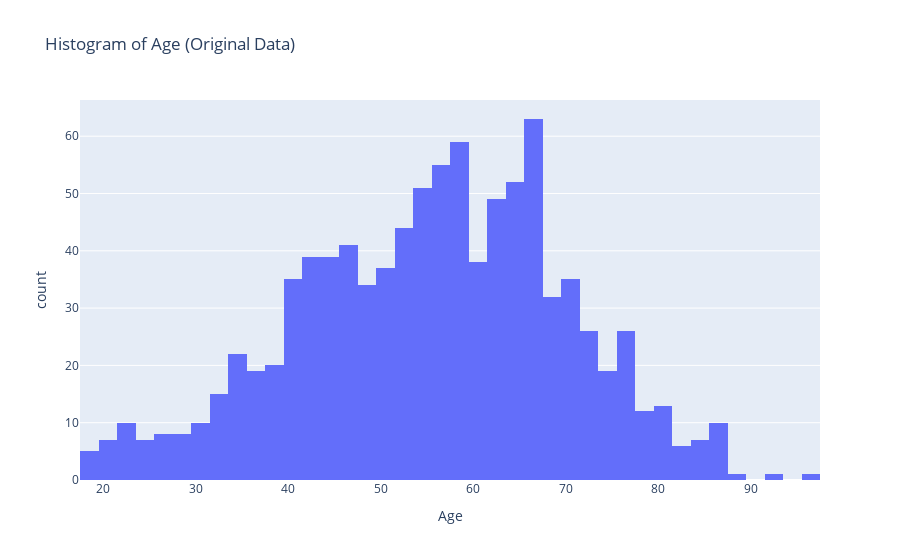
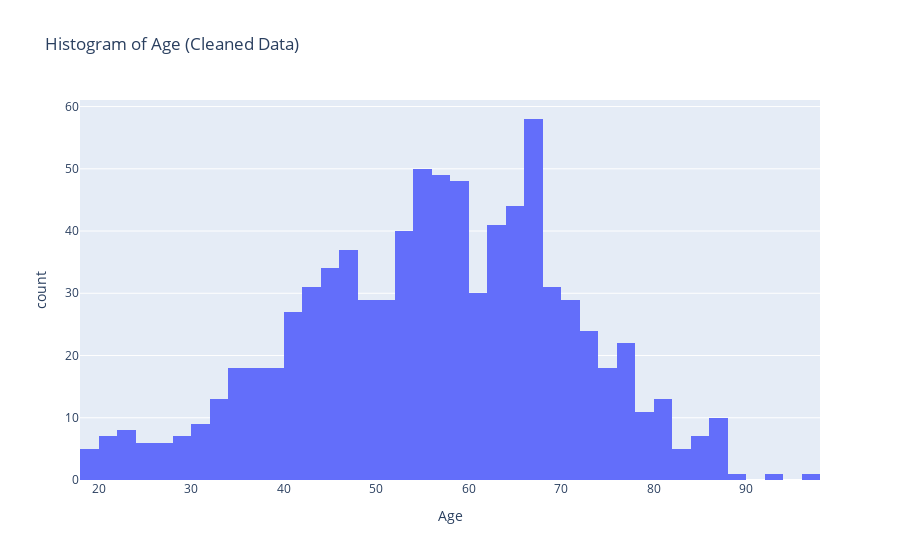

Here is the notebook cell these charts were saved with, in order:
### Code cell
# Render plots showing the difference between a cleaned and uncleaned dataset. 
fig1 = px.histogram(df, x='Age', title='Histogram of Age (Original Data)')
fig2 = px.histogram(df_copy, x='Age', title='Histogram of Age (Cleaned Data)')

fig1.show()
fig2.show()

### Figure 1 — Plotly figure (JSON) as saved in the notebook; plotly's stock layout.template omitted (floating-point values rounded to 4 significant figures; data arrays with more than 128 entries replaced by an {"elided": "..."} marker saying what was removed)
{"data": [{"bingroup": "x", "hovertemplate": "Age=%{x}<br>count=%{y}<extra></extra>", "legendgroup": "", "marker": {"color": "#636efa", "pattern": {"shape": ""}}, "name": "", "orientation": "v", "showlegend": false, "type": "histogram", "x": {"elided": "961 float values"}, "xaxis": "x", "yaxis": "y"}], "layout": {"barmode": "relative", "legend": {"tracegroupgap": 0}, "title": {"text": "Histogram of Age (Original Data)"}, "xaxis": {"anchor": "y", "domain": [0, 1], "title": {"text": "Age"}}, "yaxis": {"anchor": "x", "domain": [0, 1], "title": {"text": "count"}}}}

### Figure 2 — Plotly figure (JSON) as saved in the notebook; plotly's stock layout.template omitted (floating-point values rounded to 4 significant figures; data arrays with more than 128 entries replaced by an {"elided": "..."} marker saying what was removed)
{"data": [{"bingroup": "x", "hovertemplate": "Age=%{x}<br>count=%{y}<extra></extra>", "legendgroup": "", "marker": {"color": "#636efa", "pattern": {"shape": ""}}, "name": "", "orientation": "v", "showlegend": false, "type": "histogram", "x": {"elided": "835 float values"}, "xaxis": "x", "yaxis": "y"}], "layout": {"barmode": "relative", "legend": {"tracegroupgap": 0}, "title": {"text": "Histogram of Age (Cleaned Data)"}, "xaxis": {"anchor": "y", "domain": [0, 1], "title": {"text": "Age"}}, "yaxis": {"anchor": "x", "domain": [0, 1], "title": {"text": "count"}}}}
